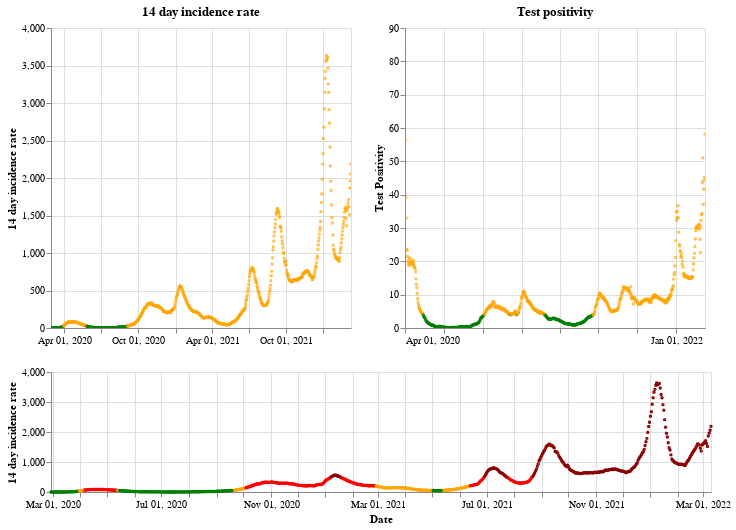

The code cell stored with this chart in its notebook:
### Markdown cell above
## Scotland

### Code cell
plot_traffic_light('Scotland')

### Figure 1 — Vega-Lite specification as saved in the notebook (floating-point values rounded to 4 significant figures; data arrays with more than 128 entries replaced by an {"elided": "..."} marker saying what was removed)
{"config": {"view": {"continuousWidth": 400, "continuousHeight": 300}}, "vconcat": [{"hconcat": [{"mark": {"type": "point", "size": 2}, "encoding": {"color": {"condition": {"value": "green", "test": "(datum.twoWeeklyCasesRate <= 25)"}, "value": "orange"}, "tooltip": [{"type": "nominal", "field": "areaName"}, {"type": "temporal", "field": "date"}, {"type": "quantitative", "field": "twoWeeklyCasesRate"}, {"type": "quantitative", "field": "testPositivity"}], "x": {"type": "temporal", "axis": {"title": ""}, "field": "date", "scale": {"domain": {"selection": "DateBrush"}}, "timeUnit": "yearmonthdate"}, "y": {"type": "quantitative", "axis": {"title": "14 day incidence rate"}, "field": "twoWeeklyCasesRate"}}, "title": "14 day incidence rate", "width": 300}, {"mark": {"type": "point", "size": 2}, "encoding": {"color": {"condition": {"value": "green", "test": "(datum.testPositivity <= 4)"}, "value": "orange"}, "tooltip": [{"type": "nominal", "field": "areaName"}, {"type": "temporal", "field": "date"}, {"type": "quantitative", "field": "twoWeeklyCasesRate"}, {"type": "quantitative", "field": "testPositivity"}], "x": {"type": "temporal", "axis": {"title": ""}, "field": "date", "scale": {"domain": {"selection": "DateBrush"}}, "timeUnit": "yearmonthdate"}, "y": {"type": "quantitative", "axis": {"title": "Test Positivity"}, "field": "testPositivity"}}, "title": "Test positivity", "width": 300}]}, {"layer": [{"mark": {"type": "point", "size": 2}, "encoding": {"color": {"condition": {"value": "orange", "test": "(((datum.testPositivity < 4) && (datum.twoWeeklyCasesRate >= 50)) && (datum.twoWeeklyCasesRate < 200))"}, "value": "red"}, "opacity": {"condition": {"value": 1, "test": "((datum.twoWeeklyCasesRate >= 50) && (datum.twoWeeklyCasesRate < 500))"}, "value": 0}, "tooltip": [{"type": "nominal", "field": "areaName"}, {"type": "temporal", "field": "date"}, {"type": "quantitative", "field": "twoWeeklyCasesRate"}, {"type": "quantitative", "field": "testPositivity"}], "x": {"type": "temporal", "axis": {"title": "Date"}, "field": "date", "timeUnit": "yearmonthdate"}, "y": {"type": "quantitative", "axis": {"title": "14 day incidence rate"}, "field": "twoWeeklyCasesRate"}}, "selection": {"DateBrush": {"type": "interval", "encodings": ["x"], "fields": ["Time"]}}}, {"mark": {"type": "point", "size": 2}, "encoding": {"color": {"value": "darkred"}, "opacity": {"condition": {"value": 1, "test": "(datum.twoWeeklyCasesRate >= 500)"}, "value": 0}, "tooltip": [{"type": "nominal", "field": "areaName"}, {"type": "temporal", "field": "date"}, {"type": "quantitative", "field": "twoWeeklyCasesRate"}, {"type": "quantitative", "field": "testPositivity"}], "x": {"type": "temporal", "axis": {"title": "Date"}, "field": "date", "timeUnit": "yearmonthdate"}, "y": {"type": "quantitative", "axis": {"title": "14 day incidence rate"}, "field": "twoWeeklyCasesRate"}}}, {"mark": {"type": "point", "size": 2}, "encoding": {"color": {"condition": {"value": "green", "test": "((datum.testPositivity < 4) && (datum.twoWeeklyCasesRate < 50))"}, "value": "orange"}, "opacity": {"condition": {"value": 1, "test": "(datum.twoWeeklyCasesRate < 50)"}, "value": 0}, "tooltip": [{"type": "nominal", "field": "areaName"}, {"type": "temporal", "field": "date"}, {"type": "quantitative", "field": "twoWeeklyCasesRate"}, {"type": "quantitative", "field": "testPositivity"}], "x": {"type": "temporal", "axis": {"title": "Date"}, "field": "date", "timeUnit": "yearmonthdate"}, "y": {"type": "quantitative", "axis": {"title": "14 day incidence rate"}, "field": "twoWeeklyCasesRate"}}}], "height": 120, "width": 660}], "data": {"name": "data-24b23a2ec765cc6d558d04ee11ff037c"}, "$schema": "https://vega.github.io/schema/vega-lite/v4.8.1.json", "datasets": {"data-24b23a2ec765cc6d558d04ee11ff037c": {"elided": "742 records"}}}
